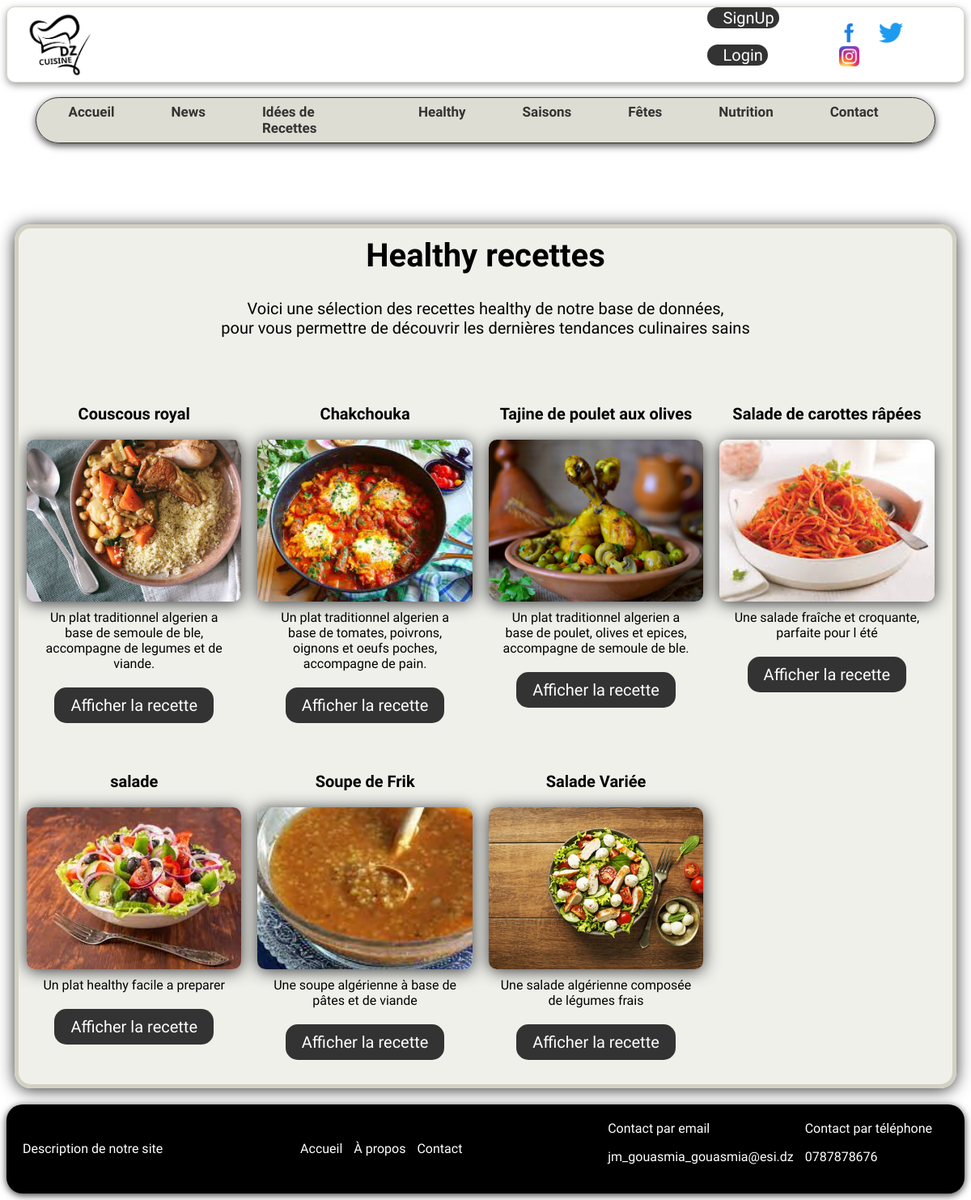
Page /code/User/index.php?page=healthy on the committed database.
### tables this page shows
CREATE TABLE IF NOT EXISTS `image` (
  `PathI` varchar(50) NOT NULL,
  `IdRecette` int(11) NOT NULL,
  PRIMARY KEY (`PathI`),
  KEY `IdRecette` (`IdRecette`)
);

CREATE TABLE IF NOT EXISTS `recette` (
  `IdRecette` int(11) NOT NULL AUTO_INCREMENT,
  `Titre` varchar(50) DEFAULT NULL,
  `catego` varchar(50) DEFAULT NULL,
  `Descript` text,
  `Healthy` varchar(50) DEFAULT NULL,
  `CaloriesRecette` double DEFAULT NULL,
  `Difficulte` varchar(50) DEFAULT NULL,
  `TempsCuisson` varchar(50) DEFAULT NULL,
  `TempsRepos` varchar(50) DEFAULT NULL,
  `TempsPreparation` varchar(50) DEFAULT NULL,
  `IdUser` int(11) DEFAULT NULL,
  PRIMARY KEY (`IdRecette`),
  KEY `IdUser` (`IdUser`)
);

### code/User/Model/Recette.php (called while the page is built, shortened)
<?php
require_once "Bdd.php";
class Recette{
     public function getRecette(){
        $this->db = new BddUser();
        $cnx = $this->db->connexion();
        $query="SELECT * FROM recette recette JOIN image ON recette.IdRecette = image.IdRecette  " ;
        $result=$this->db->requete($cnx,$query);
        return $result;
    }
    public function updateHealth($id,$health)
    {
      $this->db = new BddUser();
      $cnx = $this->db->connexion();
      $query="UPDATE recette SET healthy = '$health' WHERE recette.IdRecette =$id ";
      $result=$this->db->requete($cnx,$query);
    }
    public function getHealthyRecette() {
        $this->db = new BddUser();
        $cnx = $this->db->connexion();
        $query = "SELECT * FROM recette recette JOIN image ON recette.IdRecette = image.IdRecette  WHERE healthy = 'healthy'";
        $result = $this->db->requete($cnx,$query);
        return $result;
    }
}
?>

### code/User/Model/Bdd.php (called while the page is built, shortened)
<?php
class BddUser {
   public function requete($db, $r) {
      return $db->query($r);
   }
}
?>

### code/User/Controller/Controller.php (called while the page is built, shortened)
<?php
require_once 'E:/App/wamp/www/Code/User/Model/Recette.php';
    class UserController{
public function checkCalories( $calorieThreshold) {
    $RecetteModel = new Recette();
    $Recettes     = $RecetteModel->getRecette();
    foreach ($Recettes as $Recette) {
        $ingredients = $RecetteModel->getIngredientbyidRecette($Recette['IdRecette']);
    $calories = 0;
    foreach ($ingredients as $ingredient) {
      $calories += $ingredient['CaloriesIngredient'];
    }
    if ($calories > $calorieThreshold) {
      $RecetteModel->updateHealth($Recette['IdRecette'],'not healthy');
    } else {
      $RecetteModel->updateHealth($Recette['IdRecette'],'healthy');
    }}}
    public function getHealthyRecette($calorieThreshold) {
        $RecetteModel = new Recette();
            $this->checkCalories( $calorieThreshold) ;
        $healthyRecette = $RecetteModel->getHealthyRecette();
        return $healthyRecette;
    }
    }

### code/User/View/Healthy.php (the view, shortened to what this page needs)
<?php
require_once($_SERVER['DOCUMENT_ROOT'] . './code/User/Controller/Controller.php');
require_once($_SERVER['DOCUMENT_ROOT'] . './code/User/View/PartieFixe.php');
class Healthy
{
    public function header()
    {
?>
<head>
        <link rel="stylesheet"  href="Healthy.css">
      </head>
    <?php
    }
    public function HealthyRecette()
    {$controller = new UserController();
    $res = $controller-> getHealthyRecette(700);
    ?>
    <div class="category"  >
    <h2>Healthy  recettes</h2>
   <p class='paragra'> Voici une sélection des  recettes healthy de  notre base de données, <br>pour vous permettre de découvrir les dernières tendances culinaires sains<p>
    <div class="recipe-slider">
    <?php
      foreach ($res as $row) {
         ?>
    <div class="recipe-frame">
      <h3><?php echo $row['Titre'] ?></h3>
      <img src="<?php echo $row['PathI']?>" alt="<?php echo $row['PathI']?> ">
      <p><?php echo $row['Descript'] ?> </p>
      <button ><a href="index.php?page=recette&id=<?php echo $row['IdRecette']; ?>">Afficher la recette </a></button>
    </div>
    <?php  } ?>
  </div>
  </div>
  <?php }
    public function display()
    {
        $this->header();
        $view = new PartieFixe();
        $view->Entete();
        $this->HealthyRecette();
        $view->Footer();
    }
}
?>

### code/User/index.php (shortened to what this page needs)
<?php
require_once "./Controller/Controller.php";
require_once "./View/Healthy.php";
$page = isset($_GET['page']) ? $_GET['page'] : 'default_page';
switch ($page) {
    case 'healthy':
                 $view = new Healthy();
                    $view->display();
                break;
}
?>

### code/User/View/PartieFixe.php (shortened to what this page needs)
<?php
require_once($_SERVER['DOCUMENT_ROOT'] . './code/User/Controller/Controller.php');
class PartieFixe
{
    public function Entete()
    {
?>
<head>
        <link rel="stylesheet"  href="PartieFixe.css">
      </head>
  <div id="header">
          <img src="./img/logo.PNG" alt="Logo" id="logo">
          <div class="bsl">
          <button ><a href="index.php?page=signup">SignUp</a></button>
          <button ><a href="index.php?page=login">Login</a></button>
    </div>
          <div id="social-links">
            <a href="https://web.facebook.com/index.php?_rdc=1&_rdr"><img src="img/fb.png" alt="Facebook"></a>
            <a href="https://twitter.com"><img src="img/twit.png" alt="Twitter"></a>
            <a href="https://www.instagram.com"><img src="img/insta.webp" alt="Instagram"></a>
          </div>
        </div>
        <nav>
          <ul>
            <li><a href="index.php?page=acceuil">Accueil</a></li>
            <li><a href="index.php?page=news">News</a></li>
            <li><a href="index.php?page=idees">Idées de Recettes</a></li>
            <li><a href="index.php?page=healthy">Healthy</a></li>
            <li><a href="index.php?page=saison">Saisons</a></li>
            <li><a href="index.php?page=fete">Fêtes</a></li>
            <li><a href="index.php?page=nutrition">Nutrition</a></li>
            <li><a href="index.php?page=contact">Contact</a></li>
          </ul>
        </nav>
    <?php
    }
    public function Footer()
    {
?>
<head>
        <link rel="stylesheet"  href="PartieFixe.css">
      </head>
<footer>
  <div class="container">
    <p>Description de notre site</p>
    <div class="menu">
        <a href="#">Accueil</a>
        <a href="#">À propos</a>
        <a href="#">Contact</a>
    </div>
    <div class="contact-links">
      <div class="item">
      <a href="#"><i class="fa fa-envelope"></i> Contact par email</a>
      <p>jm_gouasmia_gouasmia@esi.dz</p>
    </div>
    <div class="item">
      <a href="#"><i class="fa fa-phone"></i> Contact par téléphone</a>
      <p>0787878676</p>
    </div>
    </div>
  </div>
</footer>
    <?php
    }
}
?>

### code/User/Healthy.css (style rules this page uses)
.category { text-align: center; margin-top: 100px; display: flex; flex-direction: column; border: 5px solid rgb(210, 209, 195); background-color: rgba(210, 209, 195, 0.338); border-radius: 20px; margin-left: 10px; margin-right: 10px; box-shadow: 0 2px 20px #333; }
.category h2 { text-align: center; margin: 10px 0; font-family: 'Handlee', sans-serif; font-size: 40px; font-weight: 300px; }
.category h3 { font-weight: 200px; text-align: center; font-family: 'Handlee', sans-serif; font-size: 20px; }
p.paragra { font-family: 'Handlee', sans-serif; font-size: 20; text-align: center; }
.recipe-frame a { display: block; text-align: right; color: white; text-decoration: none; font-family: 'Handlee', sans-serif; }
.recipe-slider { display: flex; flex-wrap: wrap; overflow-x: scroll; scroll-snap-type: x mandatory; text-align: center; }
.recipe-frame { flex: 0 0 23%; scroll-snap-align: start; margin: 10px; width: 25%; text-align: center; }
.recipe-frame img { width: 100%; height: 200px; object-fit: cover; border-radius: 10px; box-shadow: 0 2px 20px #333; }
.recipe-frame p { margin: 10px; font-family: 'Handlee', sans-serif; }
.recipe-frame a { display: block; text-align: right; }
.recipe-frame button { background-color: #333; color: #fff; border: none; margin-top: 10px; padding: 10px 20px; cursor: pointer; display: inline-block; font-family: 'Handlee', sans-serif; font-size: 20px; font-weight: 350px; margin-bottom: 20px; border-radius: 15px; }

### code/User/PartieFixe.css (style rules this page uses)
#header { display: flex; align-items: center; background-color: #fff; box-shadow: 0 3px 10px rgba(0,0,0,0.4); border-radius: 10px; border:0.09px solid rgba(210, 209, 195, 0.888); }
#logo { margin-left: 20px; height: 7%; width: 8%; }
#social-links { margin-left: auto; margin-right: 10px; }
#social-links img { height: 25px; margin-right: 20px; }
nav { display: flex; align-items: center; background-color: rgba(210, 209, 195, 0.728); box-shadow: 0 3px 10px rgba(0,0,0,0.7); border-radius: 30px; height: 7%; border: 0.1px solid #333; margin-top: 1.5%; margin-left: 3%; margin-right: 3%; font-family: 'Handlee', sans-serif; font-weight: bold; }
nav ul { display: flex; list-style: none; margin: 0; padding-top: 1.5%; padding-bottom: 1.5%; }
nav li { margin-right: 70px; }
nav a { text-decoration: none; color: #333; font-size: 17px; }
.category { text-align: center; margin-top: 100px; flex-direction: column; border: 5px solid rgb(210, 209, 195); background-color: rgba(210, 209, 195, 0.338); border-radius: 20px; margin-left: 10px; margin-right: 10px; box-shadow: 0 2px 20px #333; font-family: 'Handlee', sans-serif; }
.category h2 { text-align: center; margin: 10px 0; font-family: 'Handlee', sans-serif; font-size: 40px; font-weight: 300px; }
.category h3 { font-weight: 200px; text-align: center; font-family: 'Handlee', sans-serif; font-size: 20px; }
.category a { color: white; text-decoration: none; font-family: 'Handlee', sans-serif; }
.category button { background-color: #333; color: #fff; border: none; padding: 10px 20px; cursor: pointer; display: inline-block; font-family: 'Handlee', sans-serif; font-size: 20px; font-weight: 350px; margin-bottom: 20px; border-radius: 15px; }
.bsl button { background-color: #333; color: #fff; border: none; padding-left: 20px; cursor: pointer; display: inline-block; font-family: 'Handlee', sans-serif; font-size: 20px; font-weight: 350px; margin-bottom: 20px; border-radius: 15px; text-align: center; }
.bsl { margin-left: 750px; }
.bsl a { color: #fff; text-decoration: none; }
footer { margin-top: 20px; background-color: black; color: white; border-radius: 20px; font-family: 'Handlee', sans-serif; box-shadow: 0 2px 10px #333; }
footer .container { display: flex; align-items: center; justify-content: space-between; padding: 20px; }
footer .container .menu { display: inline-block; align-items: center; }
footer .container .menu a { display: inline-block; color: white; text-decoration: none; margin-right: 10px; }
footer .contact-links a { align-items: center; color: white; text-decoration: none; margin-right: 10px; }
footer .contact-links .item { display: inline-block; color: white; text-decoration: none; margin-right: 10px; }

### rows in the picture
image: IdRecette.Titre "Couscous royal", PathI (picture), IdRecette.Descript "Un plat traditionnel algerien a base de semoule de ble, accompagne de legumes et de viande."
image: IdRecette.Titre "Chakchouka", PathI (picture), IdRecette.Descript "Un plat traditionnel algerien a base de tomates, poivrons, oignons et oeufs poches, accompagne de pain."
image: IdRecette.Titre "Tajine de poulet aux olives", PathI (picture), IdRecette.Descript "Un plat traditionnel algerien a base de poulet, olives et epices, accompagne de semoule de ble."
image: IdRecette.Titre "Salade de carottes râpées", PathI (picture), IdRecette.Descript "Une salade fraîche et croquante, parfaite pour l été"
image: IdRecette.Titre "salade", PathI (picture), IdRecette.Descript "Un plat healthy facile a preparer"
image: IdRecette.Titre "Soupe de Frik", PathI (picture), IdRecette.Descript "Une soupe algérienne à base de pâtes et de viande"
image: IdRecette.Titre "Salade Variée", PathI (picture), IdRecette.Descript "Une salade algérienne composée de légumes frais"
